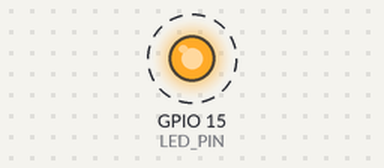
Simulated run of this sketch. Board: ESP32-C6. On the bench: output pins drawn as LEDs (lit = HIGH). Dashed ring = blinking. What the sketch prints to the serial monitor is not drawn.

Above: at 0.5 s.
Timing chart, 0 to 4.6 s (numbered marks = the images above):
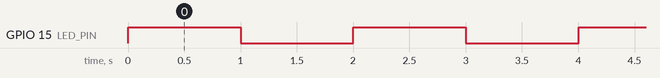

The sketch:

blink.ino
```cpp
/*
  XIAO ESP32C6 Blink Example

  This example blinks the onboard yellow LED connected to GPIO15
  on the XIAO ESP32C6 board.

  The LED will turn on for 1 second, then turn off for 1 second, repeatedly.
*/

// Define the LED pin
const int LED_PIN = 15;  // Yellow LED on XIAO ESP32C6

void setup() {
  // Initialize serial communication for debugging
  Serial.begin(115200);

  // Initialize the LED pin as an output
  pinMode(LED_PIN, OUTPUT);

  // Print a startup message
  Serial.println("XIAO ESP32C6 Blink Example Starting...");
  Serial.println("Yellow LED on GPIO15 should be blinking");
}

void loop() {
  // Turn the LED on
  digitalWrite(LED_PIN, HIGH);
  Serial.println("LED ON");

  // Wait for 1 second
  delay(1000);

  // Turn the LED off
  digitalWrite(LED_PIN, LOW);
  Serial.println("LED OFF");

  // Wait for 1 second
  delay(1000);
}
```

Measured:
- by itself, GPIO 15 (LED_PIN): alternates HIGH for 1.0 s and LOW for 1.0 s
